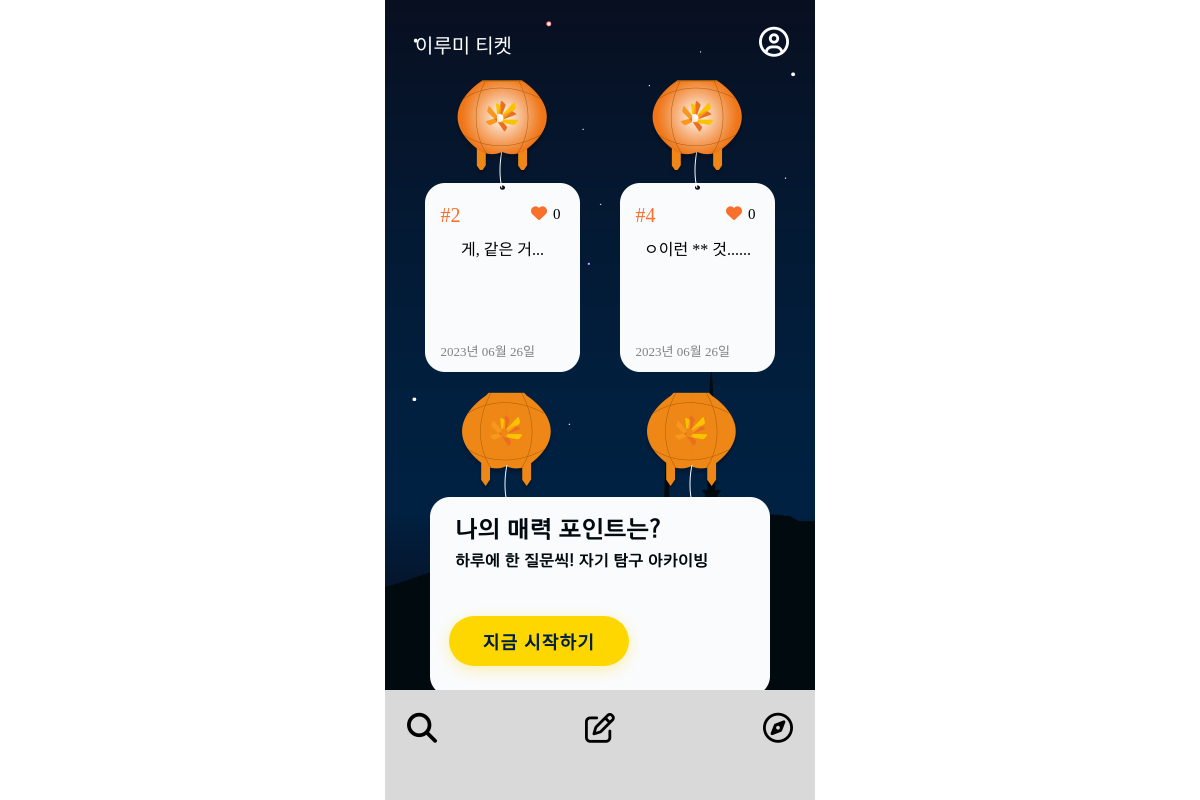
Screenshot of /mainpage/ with the database file from the repository.
### mainpage/models.py (models this page shows, shortened)
class Ticket(models.Model):
    writer = models.ForeignKey(User, null=False, blank=False, on_delete=models.CASCADE)
    pub_date = models.DateTimeField()
    body = models.TextField()
    like = models.ManyToManyField(User, related_name='likes', blank=True)
    like_count = models.PositiveIntegerField(default=0)
    report_count = models.PositiveIntegerField(default=0)
    def summary(self):
        return self.body[:40]

### mainpage/views.py (the view)
# urls.py: path('', include('mainpage.urls')),
def mainpage(request):
    tickets = Ticket.objects.order_by('-like_count')[:2]
    return render(request, 'mainpage/mainpage.html', {'tickets': tickets})

### mainpage/templates/mainpage/mainpage.html
{% extends 'base.html' %} {% block content %}
<head>
  <link rel="stylesheet" href="/static/css/mainpage.css" />
</head>
<body>
  <div class="wallpaper">
    <div class="post">
      {% for ticket in tickets|slice:":2" %}
      <a class="atag" href="{%url 'mainpage:detail' ticket.id %}">
        <div class="hot">
          <div class="content">
            <div class="contents">
              <div class="ticket-id">#{{ticket.id}}</div>
              <div class="like-count">
                <i class="fa-solid fa-heart" style="color: #f8702c"></i>
                {{ticket.like_count}}
              </div>
            </div>
            <div class="summary">{{ticket.summary}}...</div>
            <div class="pub-date">{{ ticket.pub_date|date:"Y년 m월 d일" }}</div>
          </div>
        </div>
      </a>
      {% endfor %}
    </div>
    <div class="achiving">
      <button
        type="button"
        onclick="location.href='{% url 'qnapage:qnalistrecent' %}';"
      >
        지금 시작하기
      </button>
    </div>
  </div>
  <div>
    <nav class="footer-container">
      <ul class="icons">
        <li>
          <a href="{% url 'mainpage:ticketlistnew' %}"
            ><i class="fa-solid fa-magnifying-glass" style="color: #000000"></i
          ></a>
        </li>
        <li>
          <a href="{% url 'mainpage:new' %}"
            ><i class="fa-regular fa-pen-to-square" style="color: #000000"></i
          ></a>
        </li>
        <li>
          <a href="{% url 'qnapage:qnalistrecent' %}"
            ><i class="fa-regular fa-compass" style="color: #000000"></i
          ></a>
        </li>
      </ul>
    </nav>
  </div>
</body>
{% endblock %}

### Lumiticket/static/css/base.css (style rules this page uses)
body { display: flex; justify-content: center; align-items: center; width: 100vw; height: 100vh; margin: 0%; }
.wallpaper { position: relative; max-width: 430px; width: 100%; height: 100vh; background-size: cover; background-image: url('image/배경.png'); background-repeat: no-repeat; }
.footer-container { position: absolute; bottom: 0; left: 0; right: 0; margin: 0; padding: 10px; background-color:#D9D9D9; list-style-type: none; height: 90px; }
.icons { list-style: none; display: flex; margin: 0; padding-left: 0; justify-content: space-between; font-size: 30px; }
.icons li { padding: 12px; margin: 0; justify-content: space-between; }

### Lumiticket/static/css/mainpage.css (style rules this page uses)
.wallpaper { max-width: 430px; width: 100%; height: 100vh; background-size: cover; background-image: url("image/bgimage.png"); background-repeat: no-repeat; overflow: hidden; background-position: center; position: absolute; top: 50%; left: 50%; transform: translate(-50%, -50%); }
.post { display: flex; flex-direction: row; justify-content: center; list-style-type: none; text-decoration: none; }
.hot { position: relative; background-size: contain; background-image: url("image/hotpost.png"); background-repeat: no-repeat; height: 300px; width: 155px; top: 60px; margin: 20px; display: flex; flex-wrap: wrap; align-items: center; }
.content { display: flex; text-align: left; list-style-type: none !important; width: 130px; height: 170px; flex-direction: column; justify-content: center; margin: 10%; position: relative; top: 20%; }
.contents { display: flex; flex-direction: row; justify-content: space-between; align-items: flex-start; list-style-type: none !important; float: top; position: relative; width: 120px; height: 30px; }
.atag { text-decoration: none !important; list-style-type: none; }
.ticket-id { color: #f8702c; font-size: 20px; position: relative; top: -2px; }
.like-count { color: black; display: flex; flex-direction: row; align-items: center; font-size: 15px; }
.like-count i { font-size: 15px; position: relative; font-size: 16px; margin-right: 6px; margin-top: -2px; }
.summary { color: black; display: flex; height: 120px; position: relative; justify-content: center; }
.pub-date { font-size: 13px; color: gray; position: relative; bottom: 15px; }
.achiving { position: relative; background-image: url("image/achiving.png"); background-repeat: no-repeat; background-size: contain; display: flex; width: 340px; height: 316px; bottom: -5%; left: 50%; transform: translateX(-50%); }
button { width: 180px; height: 50px; background-color: #ffd700; border: none; color: #002142; box-shadow: 0 4px 16px rgba(255, 215, 0, 0.3); font-size: 18px; font-weight: bold; border-radius: 30px; position: absolute; bottom: 30px; left: 32%; transform: translateX(-50%); transition: 0.3s; letter-spacing: 1.2px; font-family: "DONGGUK UNIVERSITY"; }

### rows the page displays
Ticket: id "2", like_count "0", summary "게, 같은 거", pub_date "2023년 06월 26일"
Ticket: id "4", like_count "0", summary "ㅇ이런 ** 것...", pub_date "2023년 06월 26일"
